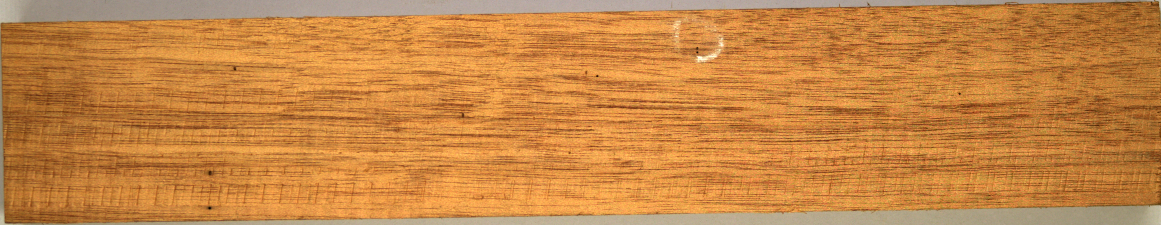
#> input picture imageInput/Untitled1.bmp, 1161 x 225 px
$ python -i pinholeDetection.py   (imports and definitions only)
#> lines starting #> are read from the running program, lines starting #| are printed output that depends on the picture; after the words box and inside, x2 and y2 are one past the last pixel; in counts of white or black regions, pixels touching at a corner belong together
#> further down, picture is the input picture: shape (225, 1161, 3); mean B, G, R 68.7, 134.1, 199.7
import cv2
import numpy as np

# [1 line not run here, left out]


# im = cv2.imread('Image_20220128121045551.bmp')

# rescale the frame
def rescale_frame(frame, scale=0.35):
    width = int(frame.shape[1] * scale)
    height = int(frame.shape[0] * scale)
    dimensions = (width, height)

    return cv2.resize(frame, dimensions, interpolation=cv2.INTER_AREA)


def pinholeDetection(im):
    gray = cv2.cvtColor(im, cv2.COLOR_BGR2GRAY)
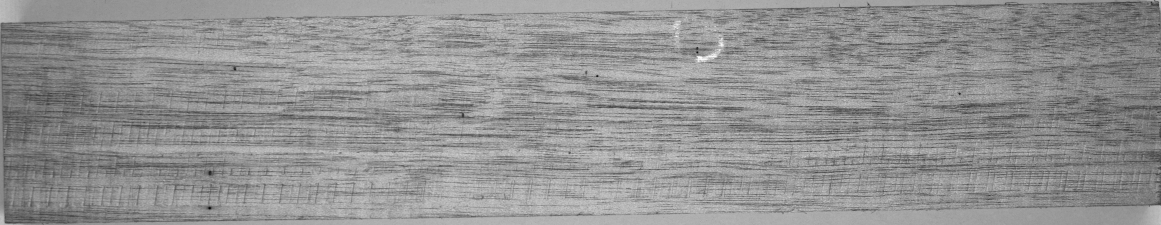
#> gray: shape (225, 1161); min 4, max 255, mean 146.2
    gray = cv2.threshold(gray, 40, 255, cv2.THRESH_BINARY)[1]
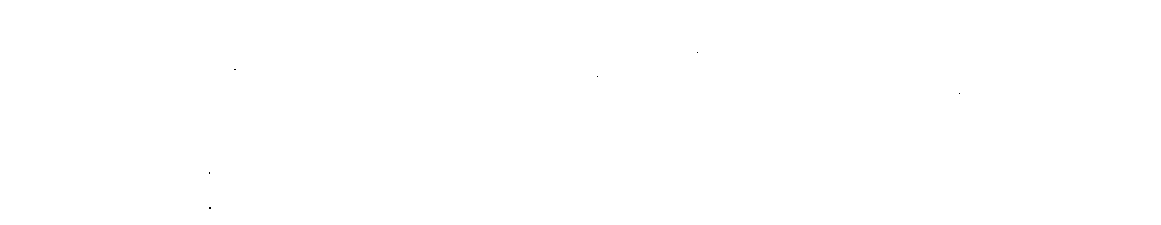
#> gray: shape (225, 1161); 100% white; black in thin lines or dots, all inside (x1, y1, x2, y2) = (209, 52, 960, 209)
    cv2.imshow('gray', 255 - gray)

    contours, hierarchy = cv2.findContours(gray, cv2.RETR_LIST, cv2.CHAIN_APPROX_SIMPLE)
#> contours = 7 contours, 6 with area under 20; largest, box (x1, y1, x2, y2) and area: (0, 0, 1161, 225) 259840
    print(len(contours))
#| 7
    counter = 0

    for cnt in contours:
        counter += 1
        area = cv2.contourArea(cnt)
        (x, y, w, h) = cv2.boundingRect(cnt)
        if area < 300:
            cv2.drawContours(im, [cnt], 0, (255, 0, 0), 2)
            cv2.rectangle(im, (x - 5, y - 5), (x + w + 5, y + h + 5), (0, 0, 255), 2)
            cv2.putText(im, str(counter), (x - 5, y - 5), cv2.FONT_HERSHEY_SIMPLEX, 1, (255, 255, 255), 2)
        cv2.imshow('im', im)
        cv2.waitKey()
#> this loop made 7 passes
#> (cnt, area, x, y, w, h) on pass 7: ([[0, 0], [0, 224], [1160, 224], [1160, 0]], 259840, 0, 0, 1161, 225)
#> pass 2, in pinholeDetection, `cv2.imshow('im', im)`:
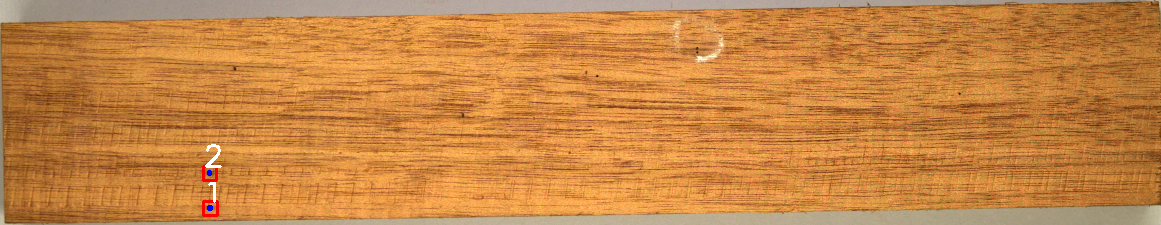
#> window 'im': shape (225, 1161, 3); mean B, G, R 68.8, 134, 199.8
#> after the loop:
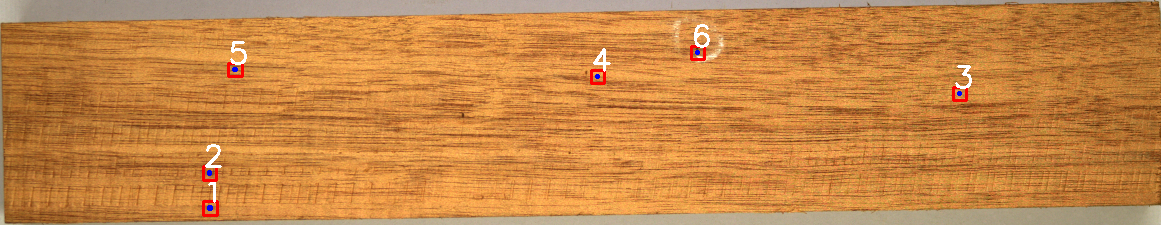
#> im: shape (225, 1161, 3); 0.71% of pixels changed, all inside (x1, y1, x2, y2) = (202, 24, 972, 217)
#> after the loop, counter = 7

>>> import cv2
>>> picture = cv2.imread('imageInput/Untitled1.bmp')
>>> result = pinholeDetection(picture)
